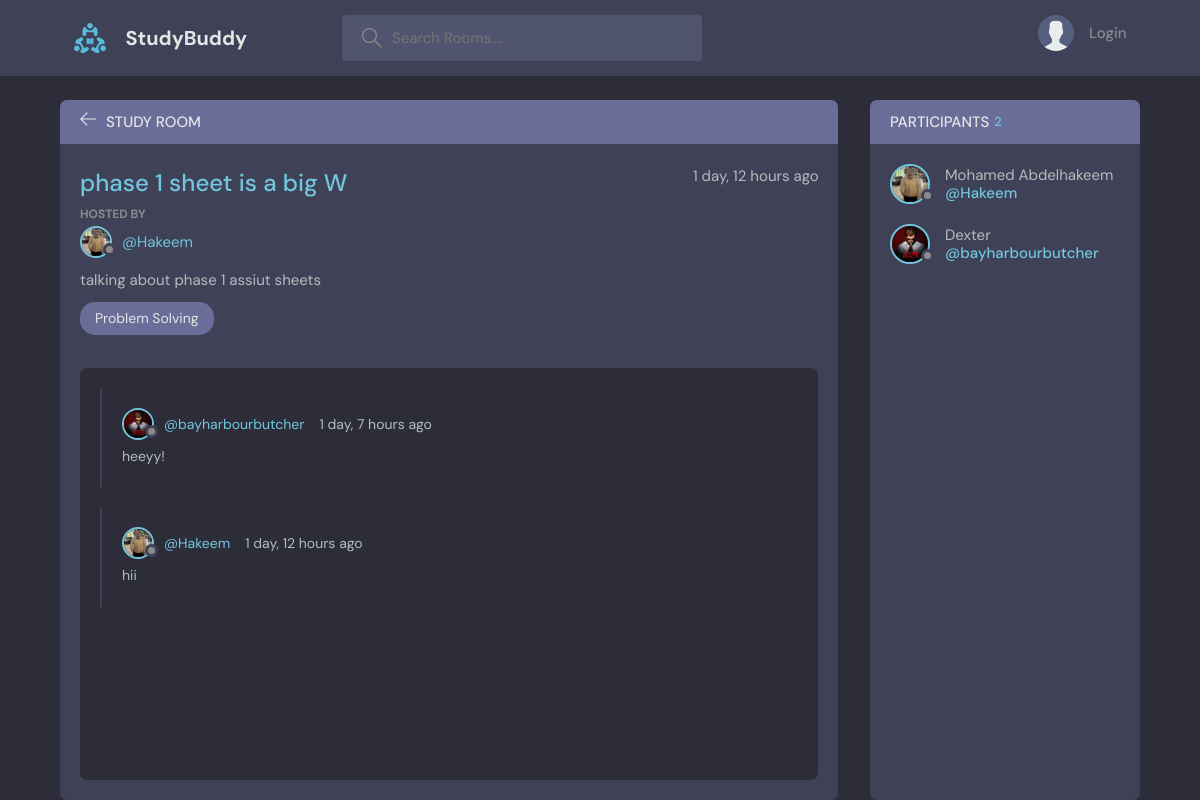
The page /room/1/ on the database its author committed.
### base/models.py (models this page shows, shortened)
class Room(models.Model):
    host = models.ForeignKey(User, on_delete=models.SET_NULL, null=True)
    topic = models.ForeignKey(Topic, on_delete = models.SET_NULL, null = True)
    name = models.CharField(max_length=200)
    description = models.TextField(null = True, blank = True)
    participants = models.ManyToManyField(User, related_name='participants', blank=True)
    updated = models.DateTimeField(auto_now=True)
    created = models.DateTimeField(auto_now_add=True)
    class Meta:
        ordering = ['-updated', '-created']

class User(AbstractUser):
    name = models.CharField(max_length=200, null=True)
    email = models.EmailField(unique=True, null=True)
    bio = models.TextField(null=True)
    avatar = models.ImageField(null=True, default="avatar.svg")
    username = models.CharField(max_length=200, unique=True)
    USERNAME_FIELD = 'email'
    REQUIRED_FIELDS = []

class Topic(models.Model):
    name = models.CharField(max_length=200)

class Message(models.Model):
    user = models.ForeignKey(User, on_delete=models.CASCADE)
    room = models.ForeignKey(Room, on_delete=models.CASCADE)
    body = models.TextField()
    updated = models.DateTimeField(auto_now=True)
    created = models.DateTimeField(auto_now_add=True)
    class Meta:
        ordering = ['-updated', '-created']

### base/views.py (the view, shortened to what this page needs)
# urls.py: path('room/<str:pk>/', views.room, name = "room"),
def room(request, pk):
    room = Room.objects.get(id=pk)
    room_messages = room.message_set.all().order_by('-created')
    participants = room.participants.all()
    context = {'room': room, 'room_messages':room_messages, 'participants': participants}
    return render(request, 'base/room.html', context)

### base/templates/base/room.html (shortened to what this page needs)
{% extends 'main.html' %}
{% block content %}
    <main class="profile-page layout layout--2">
      <div class="container">
        <div class="room">
          <div class="room__top">
            <div class="room__topLeft">
              <a href="{{request.META.HTTP_REFERER}}">
                <svg version="1.1" xmlns="http://www.w3.org/2000/svg" width="32" height="32" viewBox="0 0 32 32">
                  <title>arrow-left</title>
                  <path
                    d="M13.723 2.286l-13.723 13.714 13.719 13.714 1.616-1.611-10.96-10.96h27.625v-2.286h-27.625l10.965-10.965-1.616-1.607z"
                  ></path>
                </svg>
              </a>
              <h3>Study Room</h3>
            </div>
          </div>
          <div class="room__box scroll">
            <div class="room__header scroll">
              <div class="room__info">
                <h3>{{room.name}}</h3>
                <span>{{ room.created|timesince }} ago</span>
              </div>
              <div class="room__hosted">
                <p>Hosted By</p>
                <a href="{% url 'user-profile' room.host.id %}" class="room__author">
                  <div class="avatar avatar--small">
                    <img src="{{room.host.avatar.url}}" />
                  </div>
                  <span>@{{room.host.username}}</span>
                </a>
              </div>
              <div class="room__details">
                {{ room.description }}
              </div>
              <span class="room__topics">{{room.topic.name}}</span>
            </div>
            <div class="room__conversation">
              <div class="threads scroll">
                {% for message in room_messages %}
                <div class="thread">
                  <div class="thread__top">
                    <div class="thread__author">
                      <a href="{% url 'user-profile' message.user.id%}" class="thread__authorInfo">
                        <div class="avatar avatar--small">
                          <img src="{{message.user.avatar.url}}" />
                        </div>
                        <span>@{{message.user.username}}</span>
                      </a>
                      <span class="thread__date">{{message.created|timesince}} ago</span>
                    </div>
                  </div>
                  <div class="thread__details">
                    {{message.body}}
                  </div>
                </div>
                {% endfor %}
              </div>
            </div>
          </div>
        </div>
        <div class="participants">
          <h3 class="participants__top">Participants <span>{{participants.count}}</span></h3>
          <div class="participants__list scroll">
            {% for user in participants %}
            <a href="{% url 'user-profile' user.id %}" class="participant">
              <div class="avatar avatar--medium">
                <img src="{{user.avatar.url}}" />
              </div>
              <p>
                {{user.name}}
                <span>@{{user.username}}</span>
              </p>
            </a>
            {% endfor %}
          </div>
        </div>
      </div>
    </main>
{% endblock %}

### rows shown on the page
Room: name "phase 1 sheet is a big W", created "1 day, 12 hours", host.avatar (picture), host.username "Hakeem", description "talking about phase 1 assiut sheets", topic.name "Problem Solving"
Message: user.avatar (picture), user.username "bayharbourbutcher", created "1 day, 7 hours", body "heeyy!"
Message: user.avatar (picture), user.username "Hakeem", created "1 day, 12 hours", body "hii"
User: avatar (picture), name "Mohamed Abdelhakeem", username "Hakeem"
User: avatar (picture), name "Dexter", username "bayharbourbutcher"

### other values the page prints
{{ participants.count }} "2"
